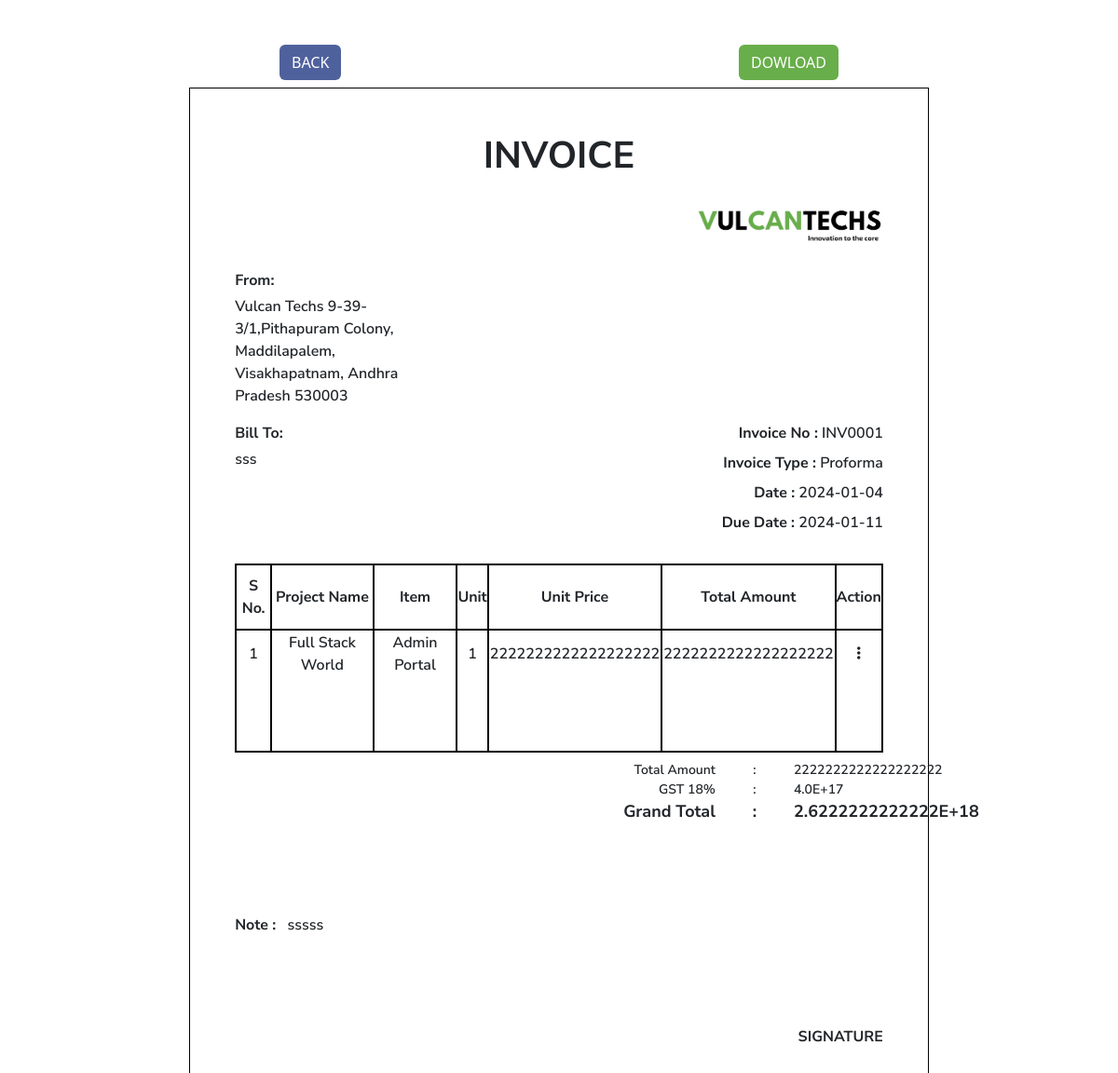
Screenshot of /A4rececipt.php?bill_id=9 with the database file from the repository.
### tables this page shows
CREATE TABLE `invoice_bills` (
  `bill_id` int(11) NOT NULL,
  `invoice_no` varchar(30) NOT NULL,
  `invoice_type` varchar(30) NOT NULL,
  `date` varchar(30) NOT NULL,
  `due_date` varchar(30) NOT NULL,
  `client_name` varchar(50) NOT NULL,
  `project_name` varchar(50) NOT NULL,
  `item` varchar(50) NOT NULL,
  `amount` varchar(100) NOT NULL,
  `gst` varchar(30) NOT NULL,
  `grand_total` varchar(30) NOT NULL,
  `quantity` varchar(30) NOT NULL DEFAULT '1',
  `from_address` longtext NOT NULL,
  `to_address` longtext NOT NULL,
  `add_note` longtext NOT NULL,
  `status` enum('0','1') NOT NULL DEFAULT '1',
  `modify_date_time` timestamp NOT NULL DEFAULT current_timestamp()
);

### A4rececipt.php (the view, shortened to what this page needs)
<?php
require_once('config.php');
?>
<!DOCTYPE html>
<html lang="en">
<head>
    <link href="https://cdn.jsdelivr.net/npm/bootstrap@5.3.2/dist/css/bootstrap.min.css" rel="stylesheet">
    <link rel="stylesheet" href="https://cdnjs.cloudflare.com/ajax/libs/font-awesome/6.5.1/css/all.min.css" />
</head>
<body>
    <div class="mt-5 mx-auto d-flex align-items-center justify-content-between w-50 mb-2">
        <div>
            <input class="btn" style="background-color:#243A85CC; color:white;" type="submit" value="BACK" name="back" id="back">
        </div>
        <div>
            <input class="btn" style="background-color:#68AE4A;color:white;" type="submit" value="DOWLOAD" name="print" id="print">
        </div>
    </div>
    <div id="invoiceBill">
        <div class="container-fluid pt-5 px-5">
            <div class="row mb-3">
                <div class="text-center"><h1 style="font-weight:bold; color:;">INVOICE</h1></div>
            </div>
            <div class="row mb-4">
                <div col="12" class="d-flex justify-content-end">
                    <img src="./images/WhatsApp_Image_2024-01-02_at_1.06.38_PM-removebg-preview.png" width="200px" alt="">
                </div>
            </div>
            <div class="row mb-3">
                <div class="col-6">
                    <ul>
                        <li style="font-weight:bold;" class="pb-1">From:</li>
                        <?php
                        $bill_id = isset($_GET['bill_id']) ? $_GET['bill_id'] : '';
                        $query = mysqli_query($conn, "SELECT * FROM invoice_bills WHERE bill_id = '$bill_id'");
                        $data = mysqli_fetch_assoc($query);?>
                        <li style="width: 60%;"><?php echo $data['from_address'];?></li>
                    </ul>
                </div>
            </div>
            <div class="row mb-4">
                <div class="col-6">
                    <ul>
                        <li style="font-weight:bold;" class="pb-1">Bill To:</li>
                        <li style="width: 60%;"><?php echo $data['to_address'];?></li>
                    </ul>
                </div>
                <div class="col-6 text-end">
                    <ul>
                        <li class="pb-2"><span style="font-weight:bold;">Invoice No :</span> <?php echo $data['invoice_no'];?></li>
                    </ul>
                    <ul>
                        <li class="pb-2"><span style="font-weight:bold;">Invoice Type :</span> <?php echo $data['invoice_type'];?></li>
                    </ul>
                    <ul >
                        <li class="pb-2"><span style="font-weight:bold;">Date :</span> <?php echo $data['date'];?></li>
                    </ul>
                    <ul >
                        <li class="pb-2"><span style="font-weight:bold;">Due Date :</span> <?php echo $data['due_date'];?></li>
                    </ul>
                </div>
            </div>
            <div class="row mb-2">
                <div class="col-12 d-flex align-items-center">
                    <table class="text-center" style="width: 100%;">
                        <thead>
                            <tr>
                                <th>S No.</th>
                                <th>Project Name</th>
                                <th>Item</th>
                                <th>Unit</th>
                                <th>Unit Price</th>
                                <th>Total Amount</th>
                                <th class="printNone">Action</th>
                            </tr>
                        </thead>
                        <tbody>
                            <tr>
                                <td>1</td>
                                <td id="projectName"><?php echo $data['project_name'];?></td>
                                <td id="itemName"><?php echo $data['item'];?></td>
                                <td id="quantity"><?php echo $data['quantity'];?></td>
                                <td id="amount"><?php echo $data['amount'];?></td>
                                <td id="totalAmount"><?php echo $data['amount'];?></td>
                                <td class="printNone">
                                    <div class="btn-group">
                                        <button type="button" class="btn" data-bs-toggle="dropdown" aria-expanded="false">
                                            <i class="fas fa-ellipsis-v"></i>
                                        </button>
                                    </div>
                                </td>
                            </tr>
                        </tbody>
                    </table>
                </div>
            </div>
            <div class="row mb-5 pb-5 d-flex justify-content-end">
                <div class="col-3 text-end">
                    <div class="font">Total Amount</div>
                    <div class="font">GST 18%</div>
                    <div style="font-weight:bold; font-size:18px">Grand Total</div>
                </div>
                <div class="col-1 text-center">
                    <div class="font">:</div>
                    <div class="font">:</div>
                    <div style="font-weight:bold; font-size:18px">:</div>
                </div>
                <div class="col-2 text-start">
                    <div class="font" id="totalAmount2"><?php echo $data['amount'];?></div>
                    <div class="font" id="gst"><?php echo $data['gst'];?></div>
                    <div style="font-weight:bold; font-size:18px" id="grandTotal"><?php echo $data['grand_total'];?></div>
                </div>
            </div>
            <div class="row pb-5 mb-5">
                <div>
                    <?php if ($data['add_note'] != '') { ?>
                        <span style="font-weight:bold;" class="pe-2">Note :</span>
                        <span><?php echo $data['add_note']; ?></span>
                    <?php } ?>
                </div>
            </div>
            <div class="row">
                <div class="d-flex justify-content-end">
                    <span style="font-weight:bold;">SIGNATURE</span>
                </div>
            </div>
        </div>
    </div>
</body>
</html>

### A4rececipt.php (style rules this page uses)
#invoiceBill { width: 21cm; height: 28.7cm; margin: 0px auto; font-family: Arial, sans-serif; border: black 1px solid; font-family: 'Nunito Sans', sans-serif; font-weight: 600; }
li { list-style-type: none; }
ul { padding: 0px; margin: 0px; }
table tr td, tr th { border:2px solid black; }
tr td { padding-bottom:80px; }
tr th { padding:10px 0px; }
.font { font-size:14px; }

### rows the page displays
invoice_bills: from_address "Vulcan Techs 9-39-3/1,Pithapuram Colony, Maddilapalem, Visakhapatnam, Andhra Pradesh 530003", to_address "sss", invoice_no "INV0001", invoice_type "Proforma", date "2024-01-04", due_date "2024-01-11", project_name "Full Stack World", item "Admin Portal", quantity "1", amount "2222222222222222222", gst "4.0E+17", grand_total "2.6222222222222E+18", add_note "sssss"
